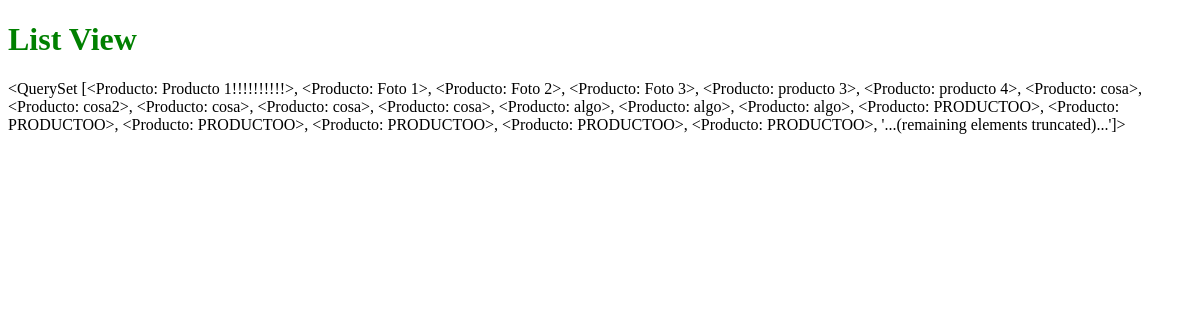
The app's page /list/, older data.
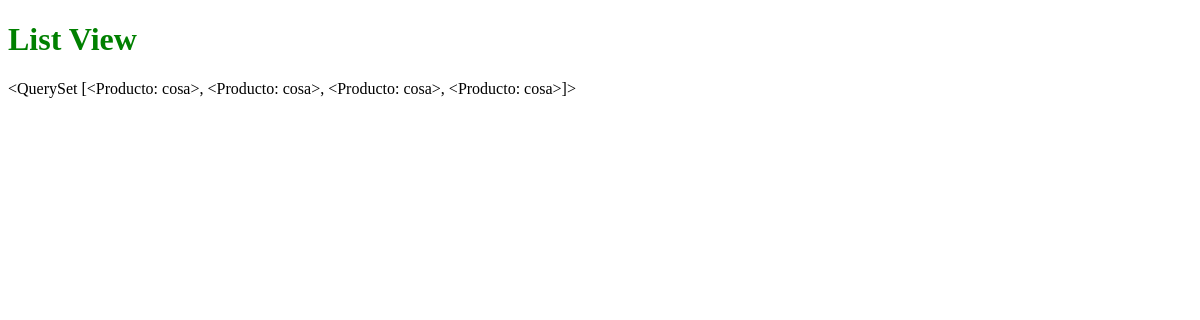
The same page, newer data.
### productos/models.py (models this page shows, shortened)
class Producto(models.Model):
	user = models.ForeignKey(settings.AUTH_USER_MODEL)
	managers = models.ManyToManyField(settings.AUTH_USER_MODEL, related_name="managers_productos", blank=True)
	titulo = models.CharField(max_length=120)
	descripcion = models.TextField(null=True)
	slug = models.SlugField(blank=True, unique=True)
	precio = models.DecimalField(max_digits=50, decimal_places=2, default=9.99) #100.00
	precio_rebajas = models.DecimalField(max_digits=50, decimal_places=2, default=6.99, blank=True, null=True) #100.00
	def __unicode__(self): #Python 3 __str__
		return self.titulo

### productos/views.py (the view)
# urls.py: url(r'^list/$', 'productos.views.list_view', name='list_view'),
def list_view(request):
	template = "list_view.html"
	queryset = Producto.objects.all()
	context = {
		"queryset": queryset
	}
	print request
	return render(request, template, context)

### templates/list_view.html (shortened to what this page needs)
{% extends 'base.html' %}
{% block content %}
<h1>List View</h1>
<p>{{ queryset}}</p>
{% endblock %}

Row changes from the older to the newer data that the page shows:
removed Producto: titulo.titulo "<QuerySet [<Producto: Producto 1!!!!!!!!!!>, <Producto: Foto 1>, <Producto: Foto 2>, <Producto: Foto 3>, <Producto: producto 3>, <Producto: producto 4>, <Producto: cosa>, <Producto: cosa2>, <Producto: cosa>, <Producto: cosa>, <Producto: cosa>, <Producto: algo>, <Producto: algo>, <Producto: algo>, <Producto: PRODUCTOO>, <Producto: PRODUCTOO>, <Producto: PRODUCTOO>, <Producto: PRODUCTOO>, <Producto: PRODUCTOO>, <Producto: PRODUCTOO>, '...(remaining elements truncated)...']>"
now on this page (row edited): Producto: titulo.titulo "<QuerySet [<Producto: cosa>, <Producto: cosa>, <Producto: cosa>, <Producto: cosa>]>"
